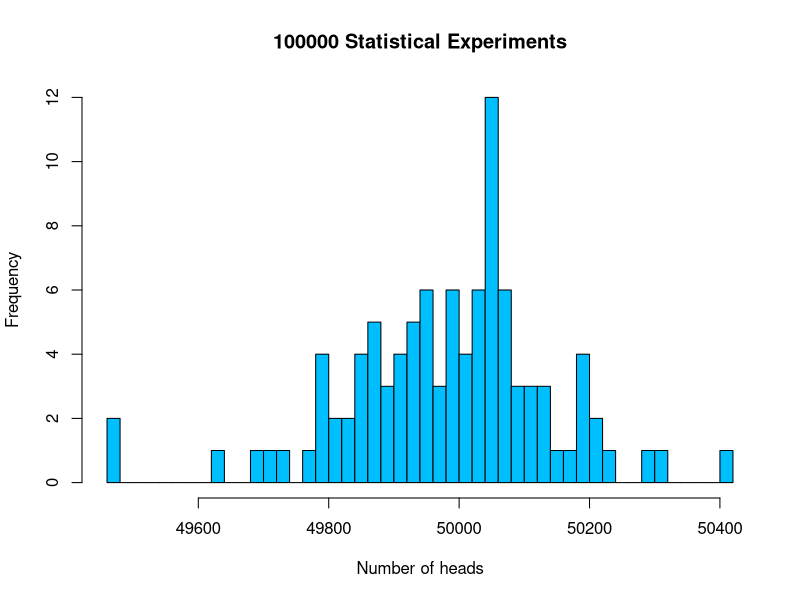
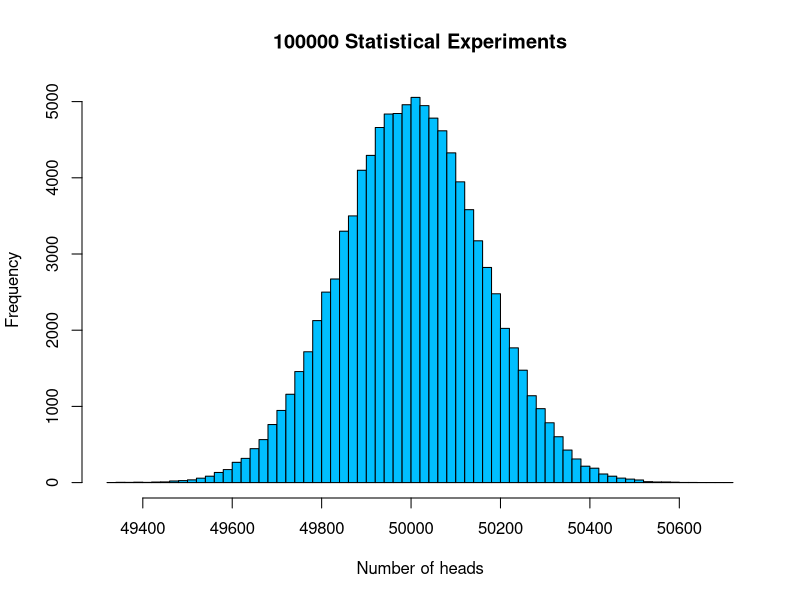
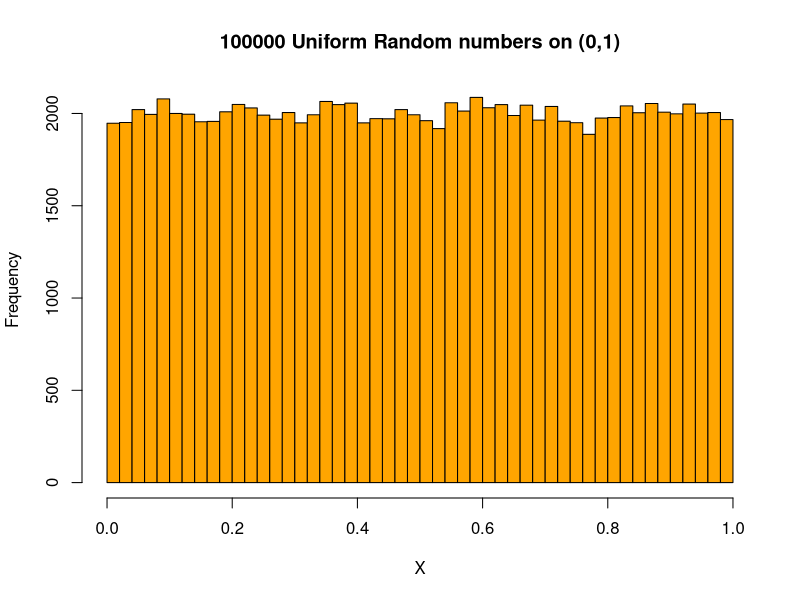
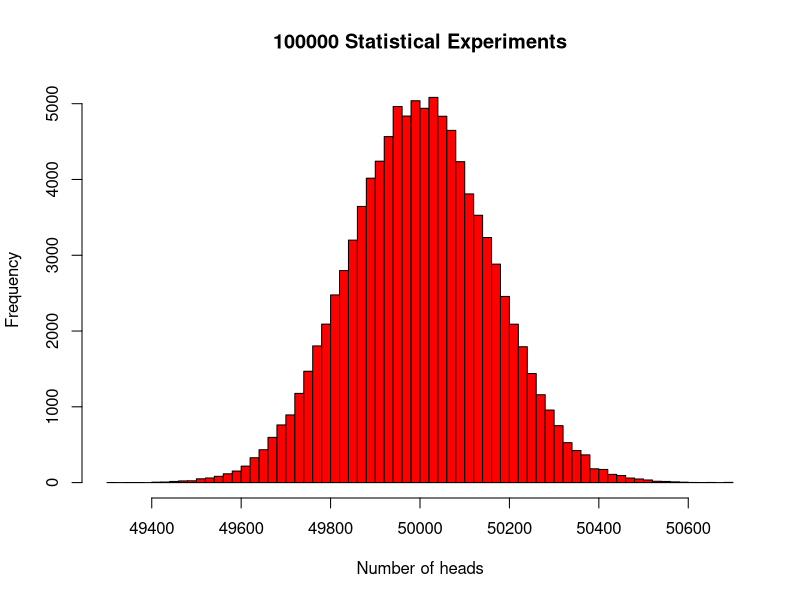
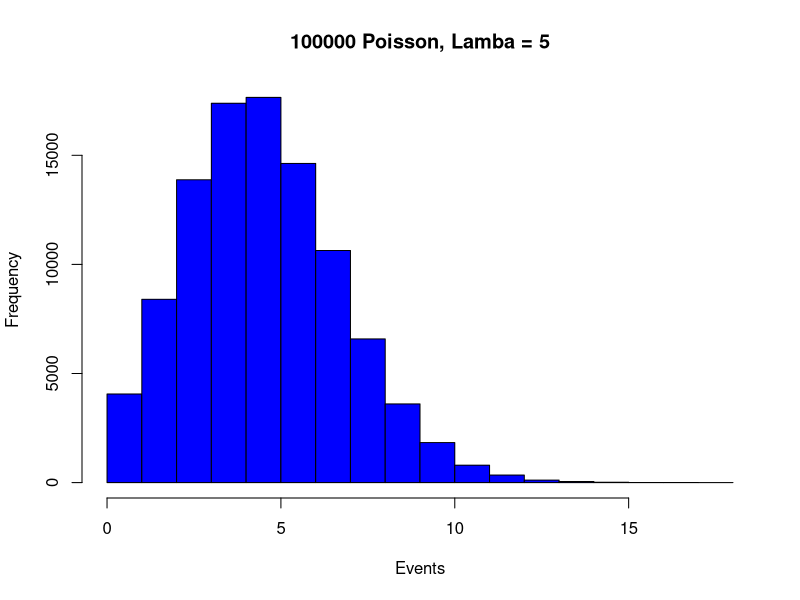
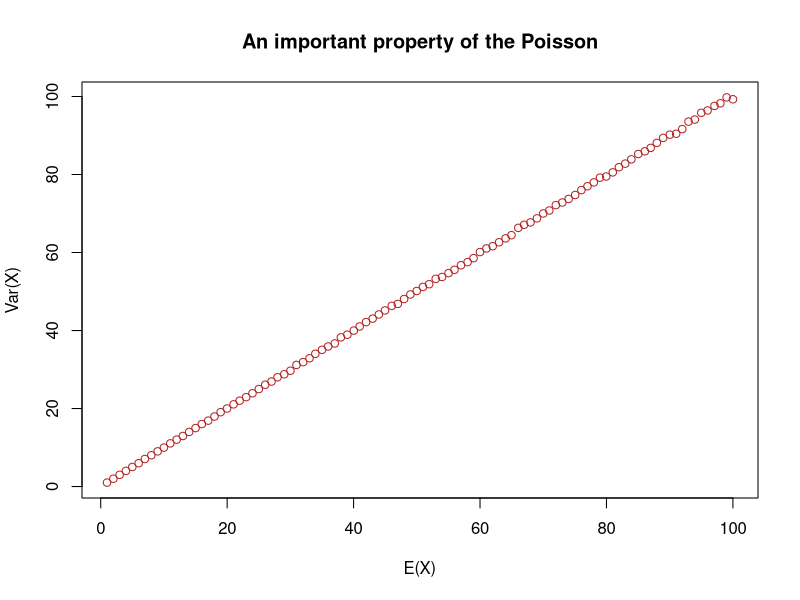
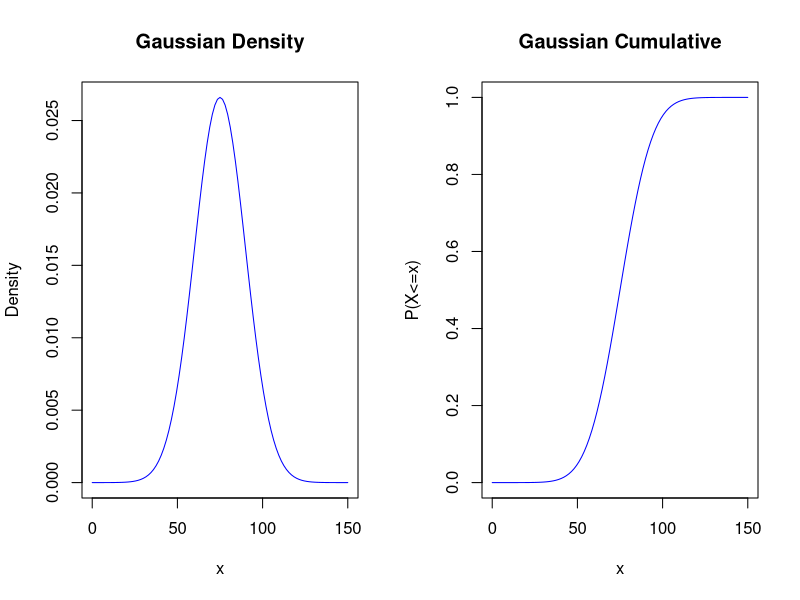
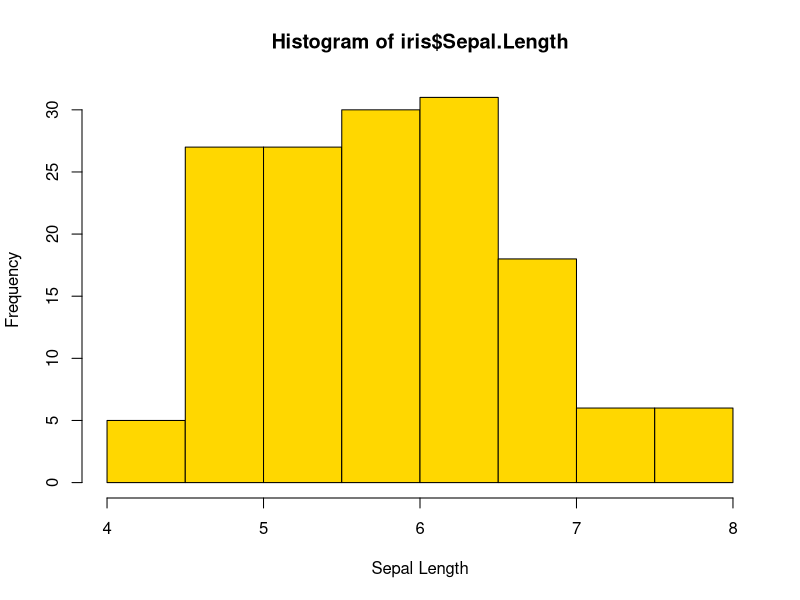

Write R code to recreate these figures, in order.
## ---- chunk 1
pFiveSixes <- dbinom(5, size = 10, p = 1/6)
pFiveSixes
## ---- chunk 2
pFiveAndLessSixes <- sum(
  dbinom(0, size = 10, p = 1/6),
  dbinom(1, size = 10, p = 1/6),
  dbinom(2, size = 10, p = 1/6),
  dbinom(3, size = 10, p = 1/6),
  dbinom(4, size = 10, p = 1/6),
  dbinom(5, size = 10, p = 1/6)
)
pFiveAndLessSixes
## ---- chunk 3
pFiveAndLessSixes <- sum(sapply(seq(0,5), function(x) {
  dbinom(x, size = 10, p = 1/6)
}))
pFiveAndLessSixes
## ---- chunk 4
pFiveAndLessSixes <-sum(dbinom(seq(0,5), size = 10, p =1/6))
pFiveAndLessSixes
## ---- chunk 5
pFiveAndLessSixes <- pbinom(5, size = 10, p = 1/6)
pFiveAndLessSixes
## ---- chunk 6
# Generate a sample of random binomial variates:
randomBinomials <- rbinom(100, size = 1, p = .5)
randomBinomials
## ---- chunk 7
randomBinomials <- rbinom(100, size = 100, p = .5)
randomBinomials # see the difference?
## ---- chunk 8
randomBinomials <- rbinom(100, size = 100000, p = .5)
length(randomBinomials)
## ---- chunk 9
hist(randomBinomials, n = 50,
     main = "100000 Statistical Experiments",
     xlab = "Number of heads",
     ylab = "Frequency",
     col = "deepskyblue")
## ---- chunk 10
randomBinomials <- rbinom(100000, size = 100000, p = .5)
hist(randomBinomials, n = 50,
     main = "100000 Statistical Experiments",
     xlab = "Number of heads",
     ylab = "Frequency",
     col = "deepskyblue")
## ---- chunk 11
qbinom(p = .01, size = 100, prob = .5)
qbinom(p = .99, size = 100, prob = .5)
qbinom(p = .01, size = 200, prob = .5)
qbinom(p = .99, size = 200, prob = .5)
## ---- chunk 12
randomUniformNumbers <- runif(100000,0,1)
hist(randomUniformNumbers, n = 50,
     main = "100000 Uniform Random numbers on (0,1)",
     xlab = "X",
     ylab = "Frequency",
     col = "orange")
## ---- chunk 13
randomBinomialNumbers <- qbinom(randomUniformNumbers,
                                size = 100000,
                                prob = .5)
hist(randomBinomialNumbers, n = 50,
     main = "100000 Statistical Experiments",
     xlab = "Number of heads",
     ylab = "Frequency",
     col = "red")
## ---- chunk 14
tragedies <- ppois(17, lambda=10, lower.tail=FALSE)   # upper tail (!)
tragedies
## ---- chunk 15
# Compare:
tragedies <- ppois(17, lambda=10, lower.tail=TRUE)   # lower tail (!)
tragedies
# this is the answer to the question of what would be the probability of
# 17 *and and less than 17* deaths
## ---- chunk 16
poiss100000 <- rpois(100000,lambda = 5)
hist(poiss100000,
     main = "100000 Poisson, Lamba = 5",
     xlab = "Events",
     ylab = "Frequency",
     col = "blue")
## ---- chunk 17
lambda <- seq(1,100,1)
poissonMean <- sapply(lambda, function(x) {
  mean(rpois(100000,x))
})
poissonVar <- sapply(lambda, function(x) {
  var(rpois(100000,x))
})
# plot!
plot(poissonMean, poissonVar,
     main = "An important property of the Poisson",
     xlab = "E(X)", ylab = "Var(X)",
     col = "firebrick")
## ---- chunk 18
p185cm <- dnorm(185, mean = 178, sd = 15) #?
p185cm
## ---- chunk 19
p180_185cm <- dnorm(185, mean = 178, sd = 15) - dnorm(180, mean = 178, sd = 15)
p180_185cm # oops...
## ---- chunk 20
p180_185cm <- pnorm(185, mean = 178, sd = 15, lower.tail = T) - 
  pnorm(180, mean = 178, sd = 15, lower.tail = T)
p180_185cm # yes, that is correct: 0.1265957
## ---- chunk 21
x <- seq(0,150,.01)
# set plot parameters
par(mfrow=c(1,2))
curve(dnorm(x,mean=75,sd=15),
      from = 0, 
      to = 150, 
      main = "Gaussian Density",
      ylab = "Density",
      col = "blue")
curve(pnorm(x,mean=75,sd=15),
      from = 0, 
      to = 150, 
      main = "Gaussian Cumulative",
      ylab = "P(X<=x)",
      col = "blue")
# reset plot parameters
par(mfrow=c(1,1))
## ---- chunk 22
library(datasets)
data(iris)

# The Kolmogorov-Smirnov Test
ksSLength <- ks.test(iris$Sepal.Length,
                     "pnorm",
                     mean(iris$Sepal.Length),
                     sd(iris$Sepal.Length),
                     alternative = "two.sided",
                     exact = NULL)
ksSLength
## ---- chunk 23
hist(iris$Sepal.Length,
     xlab = "Sepal Length",
     ylab = "Frequency",
     col = "gold")
## ---- chunk 24
swPLength <- shapiro.test(iris$Sepal.Length)
swPLength
## ---- chunk 25
# plots to check the normality assumption
theoNormSLength <- qnorm(ppoints(iris$Sepal.Length),
                         mean(iris$Sepal.Length),
                         sd(iris$Sepal.Length))
# ?ppoints - produces evenly spaced probability points
# qqplot
qqplot(theoNormSLength,iris$Sepal.Length,
       main = "Q-Q Plot: Sepal Length",
       xlab = "Theoretical Quantiles",
       ylab = "Empirical Quantiles",
       xlim = c(min(theoNormSLength),max(theoNormSLength)),
       ylim = c(min(theoNormSLength),max(theoNormSLength)),
       pch = 19,
       cex = .5,
       cex.main = .7,
       cex.lab = .65,
)
abline(0,1,col="red")
## ---- chunk 26
stdNormals3 <- unlist(lapply(seq(1,100000), function(x) {
  sum((rnorm(3, mean = 1, sd = 1))^2)
}))
## ---- chunk 27
# set plot parameters
hist(stdNormals3, 50, main = "k = 3",
     xlab = "Sums of squared Gaussians",
     ylab = "Frequency",
     col = "steelblue")
## ---- chunk 28
stdNormals30 <- unlist(lapply(seq(1,100000), function(x) {
  sum((rnorm(30, mean = 1, sd = 1))^2)
}))
hist(stdNormals30, 50, main = "k = 30",
     xlab = "Sums of squared Gaussians",
     ylab = "Frequency",
     col = "steelblue")
## ---- chunk 29
par(mfrow=c(1,2))
curve(dchisq(x,3), from = 0, to = 40, main = "k = 3", col = "blue",
      xlab = "x", ylab = "Density")
curve(dchisq(x,30), from = 0, to = 120, main = "k = 30", col = "blue",
      xlab = "x", ylab = "Density")
## ---- chunk 30
n <- 100
## ---- chunk 31
# Step 1: Population parameters (probabilities)
populationP <- c(.5, .3, .2)
expectedCounts <- n*populationP
expectedCounts
## ---- chunk 32
# Step 2: Sampling
# random draw from a multinomial distribution of three events:
sample <- as.numeric(rmultinom(1, 100, prob = populationP))
sample
## ---- chunk 33
# Step 3: Chi-Square Statistic:
chiSq <- sum(((sample - expectedCounts)^2)/expectedCounts)
chiSq
df <- 3 - 1 # k == 3 == number of events
df
sig <- pchisq(chiSq, df, lower.tail=F) # upper tail
sig
sig < .05
## ---- chunk 34
# random draw from a multinomial distribution of three events:
sample <- as.numeric(rmultinom(1, 100, prob = c(.3, .3, .4)))
sample
## ---- chunk 35
# Chi-Square Statistic:
chiSq <- sum(((sample - expectedCounts)^2)/expectedCounts)
chiSq
df <- 3 - 1 # k == 3 == number of events
df
sig <- pchisq(chiSq, df, lower.tail=F)
sig
sig < .05
